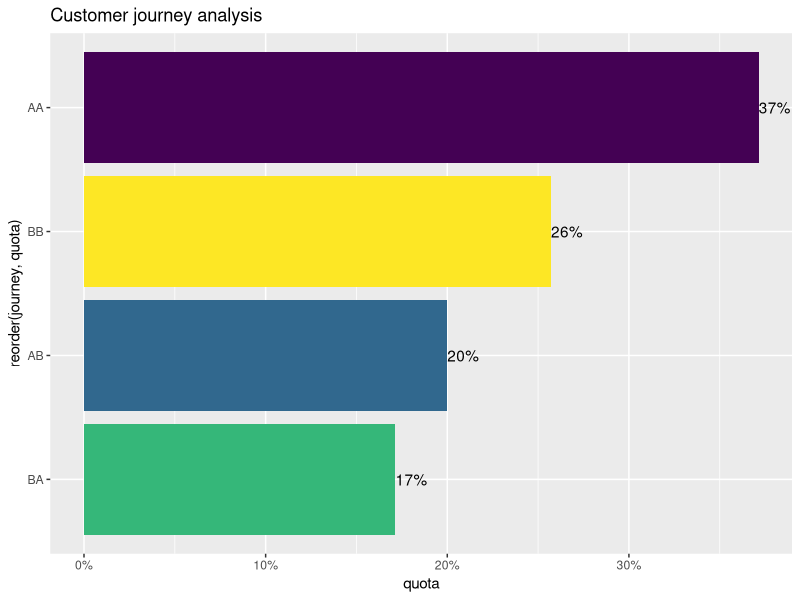
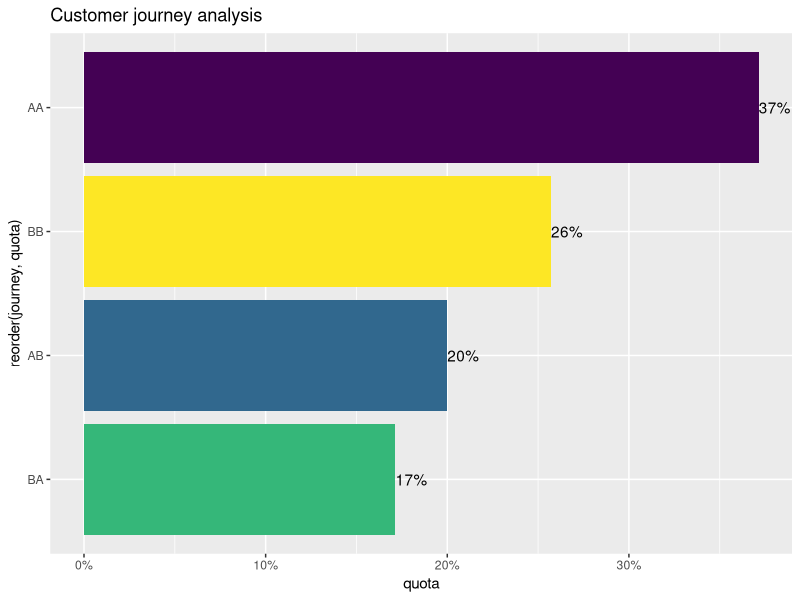

Recreate these plots in R, in order.
#########################################################
## Evaluate frequency of customer journeys
#########################################################

## Load libraries ####
library(data.table)
library(ggplot2)
library(dplyr)
library(scales)

## Test data ####

dt <- data.table(options = LETTERS[sample(1:2, 200, replace=T)],
                 b=letters[1:5],
                 ID=sample(1:300, 200, replace=T))


## Evaluation ####

dt_summary <- dt[order(b)][, .(journey = paste0(options, collapse = ""), count = .N), by = ID]


dt_summary2 <- dt_summary[, .(count_n = .N), .(journey, count)][, quota := count_n/sum(count_n), .(count)]


## Display result ####

dt_summary2[count == 2, -c("count_n", "count")][order(-quota)]


## Visualization ####

dt_summary2[count == 2] %>% 
  ggplot(aes(x=reorder(journey, quota), y = quota, fill = journey, label = paste0(100 *round(quota, 2), "%"))) +
  geom_col() +
  geom_text(hjust = 0) +
  scale_y_continuous(labels = scales::percent_format(accuracy = 1)) +
  scale_fill_viridis_d() +
  theme(legend.position = "none") + 
  coord_flip() +
  labs(title = "Customer journey analysis")

ggsave(here::here("output", paste0(Sys.Date(), "_cust_journey.png")))


